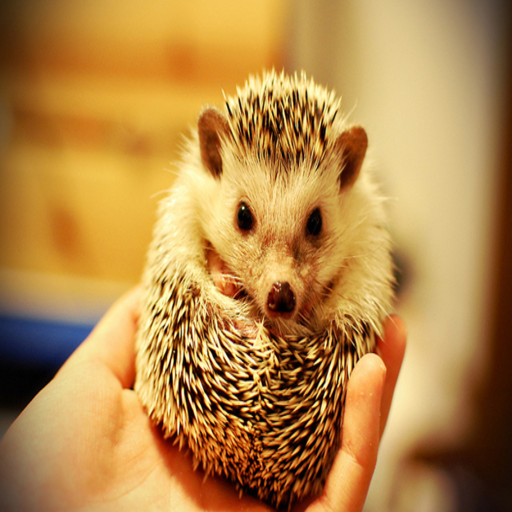
%> input picture Semestre 1/Vision Artificial/imgs/color/hedgehog.png, 512 x 512 px
$ octave Tarea2.m   (GNU Octave 9; MATLAB toolbox functions it lacks are replaced by stand-ins)
%> lines starting %> are read from the running program, lines starting %| are printed output that depends on the picture
% Read image from file
img = imread('../imgs/color/hedgehog.png');
%> img is the input picture: size 512x512x3 uint8; mean R, G, B 181.8, 135.9, 72.4
img2 = imread('../imgs/color/flower.jpg');
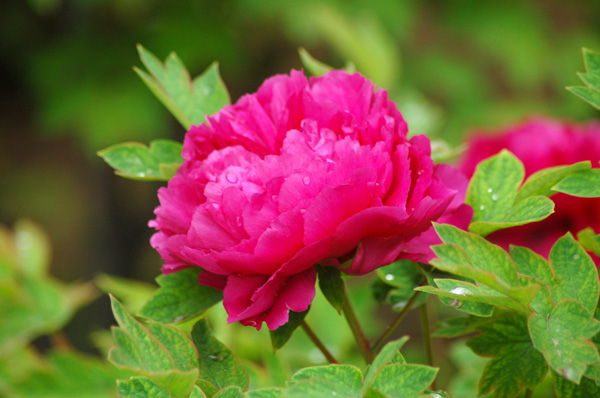
%> input picture Semestre 1/Vision Artificial/imgs/color/flower.jpg, 600 x 398 px
%> img2 is the input picture: size 398x600x3 uint8; mean R, G, B 121.2, 94.7, 56.8
img3 = imread('../imgs/color/racoon.png');
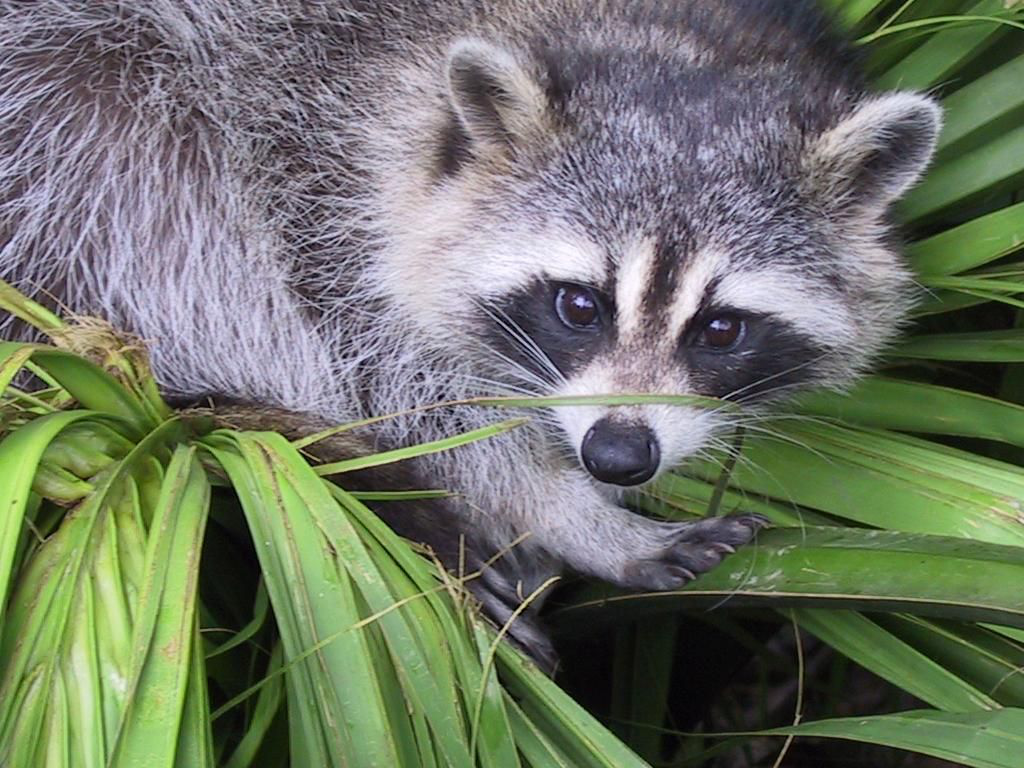
%> input picture Semestre 1/Vision Artificial/imgs/color/racoon.png, 1024 x 768 px
%> img3 is the input picture: size 768x1024x3 uint8; mean R, G, B 110.7, 117.7, 102.1
img4 = imread('../imgs/color/strawberries_coffee_full_color.png');
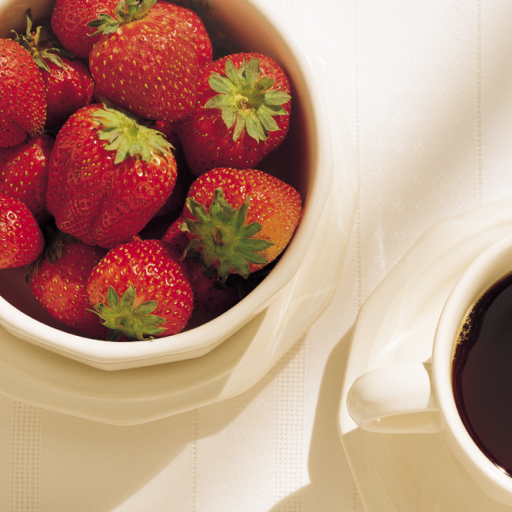
%> input picture Semestre 1/Vision Artificial/imgs/color/strawberries_coffee_full_color.png, 512 x 512 px
%> img4 is the input picture: size 512x512x3 uint8; mean R, G, B 185.8, 145.4, 126
% Calculate shape of image

"Shape of img1 (Hedgehog)"
img_size = size(img);
%> img_size = [512 512 3]
height = img_size(1)
%> height = 512
width = img_size(2)
%> width = 512
dim = img_size(3)
%> dim = 3
ttle = ['height:' num2str(height) ', width:' num2str(width) ', dim:' num2str(dim)];
%> ttle = 'height:512, width:512, dim:3'
%Display image
figure("Name","Tarea 2 Figura 1")
subplot(1,1,1);
imshow(img);
title(ttle);

%Create some variations of the image
windowSize = 15;
avg3 = ones(windowSize) / windowSize^2;
blurredImage = imfilter(img2, avg3, 'conv'); % Blur image
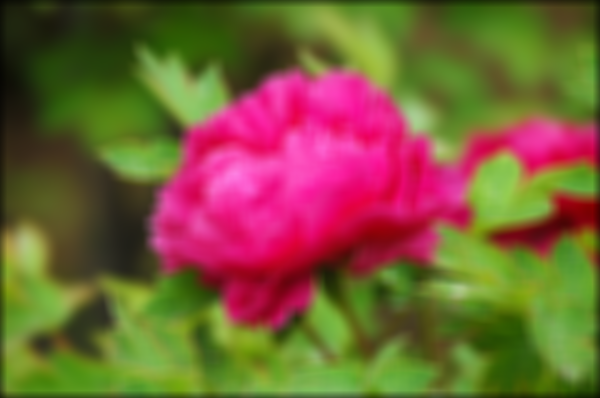
%> blurredImage: size 398x600x3 uint8; mean R, G, B 119.9, 93, 56.2
rotated_img = imrotate(img3,180); % 180 Degree rotation in image
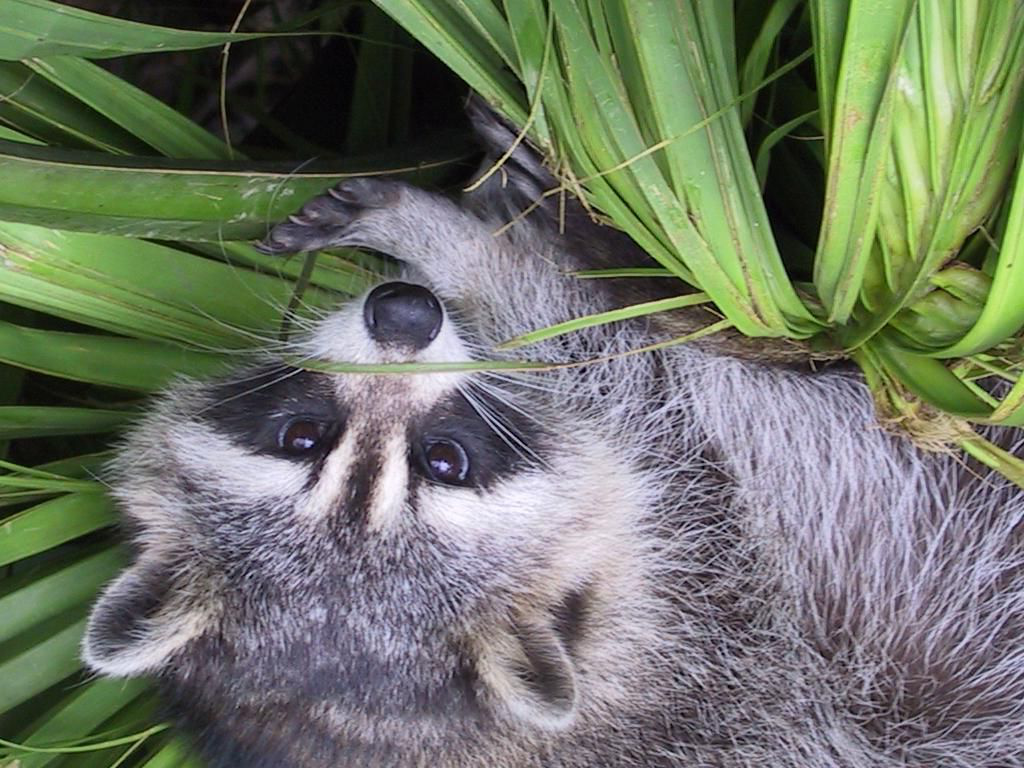
%> rotated_img: size 768x1024x3 uint8; mean R, G, B 110.7, 117.7, 102.1; mean of the top-left, top-right, bottom-left and bottom-right quarters 80, 111.7, 108.8, 140.2
grayscale = rgb2gray(img4); % Convert image to Grayscale
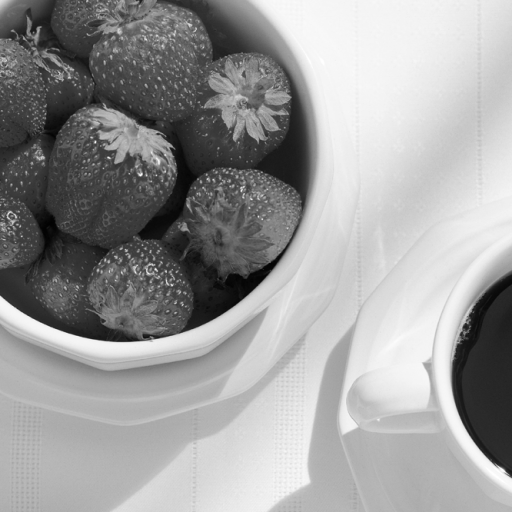
%> grayscale: size 512x512 uint8; min 1, max 255, mean 155.2
%%% DISPLAY IMAGES
% Create figure
figure("Name","Tarea 2 Figura 2")
subplot(2,2,1);
imshow(img);
title("Original Image");

subplot(2,2,2);
imshow(grayscale);
title("Gray Scale");

subplot(2,2,3);
imshow(rotated_img);
title("Rotated 180 Degrees");

subplot(2,2,4);
imshow(blurredImage);
title("Blurred Image");
